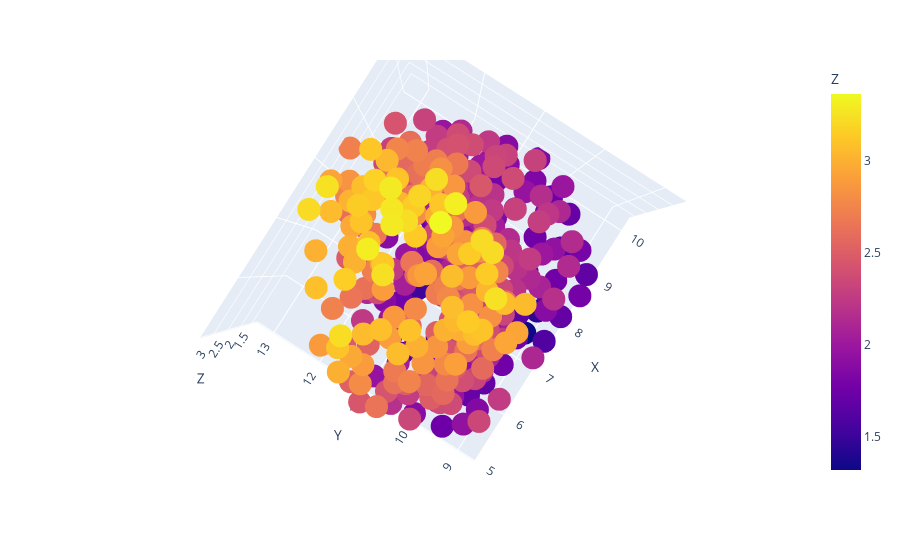

Here is the notebook cell this chart was saved with:
### Code cell
import plotly.express as px
import plotly.graph_objects as go

scale_factor = 25

fin_df = fin_data.full_point_data
fin_df = fin_df.loc[fin_df["fin_label_curr"]==1, :]

fin_df[["X", "Y", "Z"]] = fin_df[["X", "Y", "Z"]] / scale_factor

fig = px.scatter_3d(fin_df, x="X", y="Y", z="Z", color = "Z")

fig.update_layout(
             scene=dict(
                 aspectmode='data'
         ))

fig.show()

### Figure 1 — Plotly figure (JSON) as saved in the notebook; plotly's stock layout.template omitted (floating-point values rounded to 4 significant figures; data arrays with more than 128 entries replaced by an {"elided": "..."} marker saying what was removed)
{"data": [{"hovertemplate": "X=%{x}<br>Y=%{y}<br>Z=%{marker.color}<extra></extra>", "legendgroup": "", "marker": {"color": {"elided": "405 float values"}, "coloraxis": "coloraxis", "symbol": "circle"}, "mode": "markers", "name": "", "scene": "scene", "showlegend": false, "type": "scatter3d", "x": {"elided": "405 float values"}, "y": {"elided": "405 float values"}, "z": {"elided": "405 float values"}}], "layout": {"autosize": true, "coloraxis": {"colorbar": {"title": {"text": "Z"}}, "colorscale": [[0, "#0d0887"], [0.1111, "#46039f"], [0.2222, "#7201a8"], [0.3333, "#9c179e"], [0.4444, "#bd3786"], [0.5556, "#d8576b"], [0.6667, "#ed7953"], [0.7778, "#fb9f3a"], [0.8889, "#fdca26"], [1, "#f0f921"]]}, "legend": {"tracegroupgap": 0}, "margin": {"t": 60}, "scene": {"aspectmode": "data", "aspectratio": {"x": 1.398, "y": 1.248, "z": 0.5733}, "camera": {"center": {"x": 0, "y": 0, "z": 0}, "eye": {"x": -1.118e-16, "y": -7.128e-17, "z": 2.165}, "projection": {"type": "perspective"}, "up": {"x": 0, "y": 0, "z": 1}}, "domain": {"x": [0, 1], "y": [0, 1]}, "xaxis": {"title": {"text": "X"}, "type": "linear"}, "yaxis": {"title": {"text": "Y"}, "type": "linear"}, "zaxis": {"title": {"text": "Z"}, "type": "linear"}}}}
